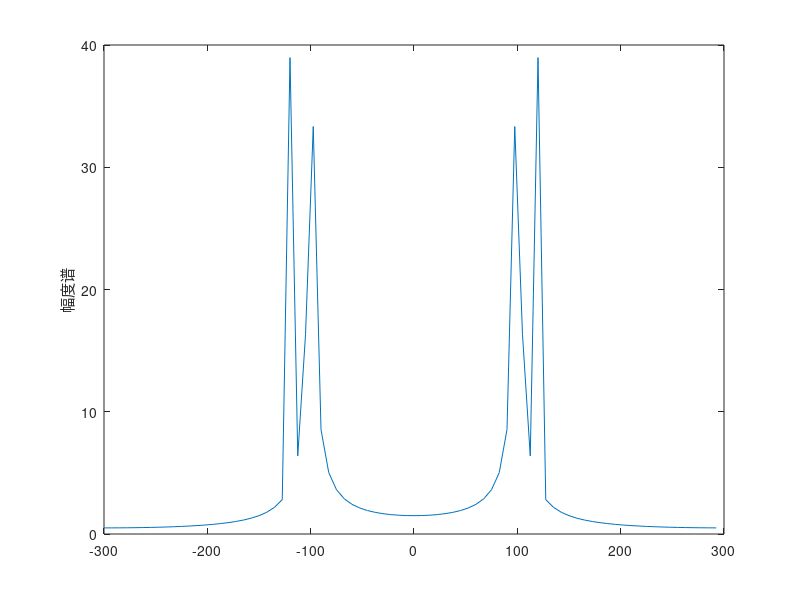

Recreate this plot in MATLAB.
A = 1;
B = 1;
N = 80;
L = 80;
f1 = 100;
f2 = 120;
fsam = 600;
T = 1/fsam;
wsam = 2*pi*fsam;
t = (0:N-1)*T;
x = A*cos(2*pi*f1*t) + B*cos(2*pi*f2*t);
X = fft(x);
X1 = fftshift(X);
w = (-wsam/2+(0:L-1)*wsam/L)/(2*pi);
plot(w, abs(X1));
ylabel('幅度谱');
